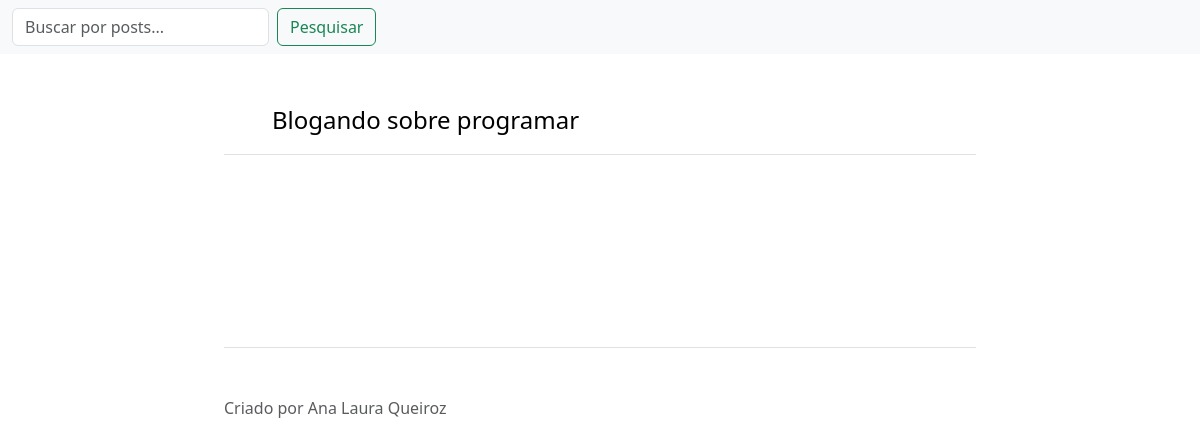
Page /blog/ on the earlier database version.
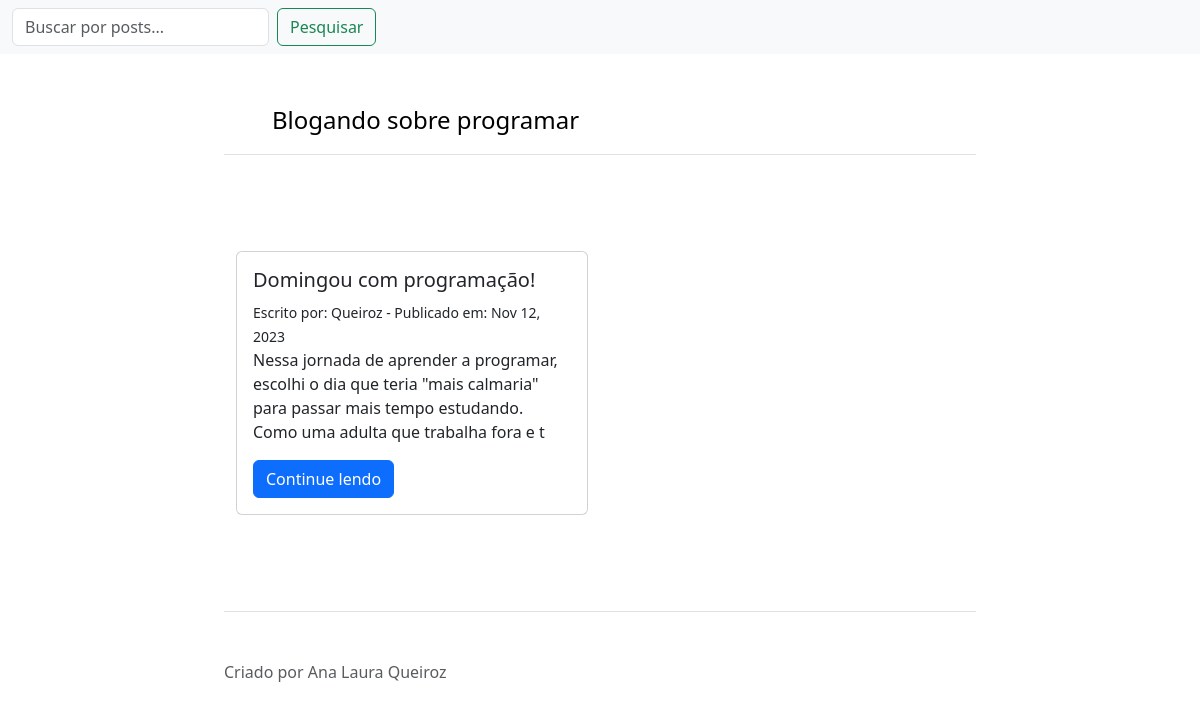
Same page on the later database version.
### blog/models.py (models this page shows)
class Post(models.Model):
    title = models.CharField(max_length=200, unique=True) #texto do titulo, caracteres limitados
    slug = models.SlugField(max_length=40,default=slugify(title)) #criar url personalizada do post, sem ID publica
    author = models.ForeignKey(User, on_delete=models.CASCADE, related_name='blog_posts') #login par publicacao e regra de exclusao dos dados ao excluir autor
    created_date = models.DateTimeField(auto_now_add=True) #data e hora conforme tiemzone
    update_on = models.DateField(auto_now =True)
    content = models.TextField() #texto do blog, texto longo, caracteres ilimitados
    status = models.IntegerField(choices=STATUS, default=0) #padrao do post é rascunho
    published_date = models.DateTimeField(blank=True, null=True)
    class Meta:
        ordering = ['-created_date']

### blog/views.py (the view)
# urls.py: path('', views.PostList.as_view(), name = 'home'),
class PostList(generic.ListView):
    queryset = Post.objects.filter(status=1).order_by('-created_date')
    template_name = 'index.html'

### blog/templates/index.html
{% extends 'base.html' %}
{% load static %}
{% block content %}
    <main class = "container py-5">
    <div class=" row">
        {% for post in post_list %}
            <div class ="col-sm-6">
            <div class="card">
                <div class="card-body">
                <h5 class="card-title">{{ post.title }}</h5>
                <small> Escrito por:
                    {{ post.author.username|title }} - Publicado em: {{ post.created_date|date:"M d, Y" }}
                </small>
                <p class="card-text">{{ post.content | slice:":150"}}</p>
                <a href="{% url 'post_detail' post.slug %}" class="btn btn-primary">Continue lendo</a>
                </div>
            </div>
            </div>
        {% endfor %}
    </div>
    </main>
{% endblock %}

### blog/templates/base.html (shortened to what this page needs)
<!DOCTYPE html>
<html lang="pt-br">
  <head>
    <link href="https://cdn.jsdelivr.net/npm/bootstrap@5.3.2/dist/css/bootstrap.min.css" rel="stylesheet">
  </head>
  <body>
    <nav class="navbar bg-body-tertiary">
      <div class="container-fluid">
        <form class="d-flex" action="{% url 'search' %}" method="GET">
          <input class="form-control me-2" type="text" name="q" id="id_q" placeholder="Buscar por posts..." aria-label="Search">
          <input class="btn btn-outline-success" type="submit" value="Pesquisar"></button>
        </form>
      </div>
    </nav>
    <div class="col-lg-8 mx-auto p-4 py-md-5">
      <header class="d-flex align-items-center pb-3 mb-5 border-bottom">
        <a href="/" class="d-flex align-items-center text-body-emphasis text-decoration-none">
          <svg class="bi me-2" width="40" height="32"><use xlink:href="#bootstrap"/></svg>
          <span class="fs-4">Blogando sobre programar</span>
        </a>
      </header>
      <main>
        {% block content %}{% endblock %}
      </main>
      <footer class="pt-5 my-5 text-body-secondary border-top">
        Criado por Ana Laura Queiroz
      </footer>
    </div>
  </body>
</html>

Differences in the rows shown:
now on this page (row edited): Post: title "Domingou com programação!", author.username "Queiroz", created_date "Nov 12, 2023", content "Nessa jornada de aprender a programar, escolhi o dia que teria \"mais calmaria\" para passar mais tempo estudando. Como uma adulta que trabalha fora e t"
